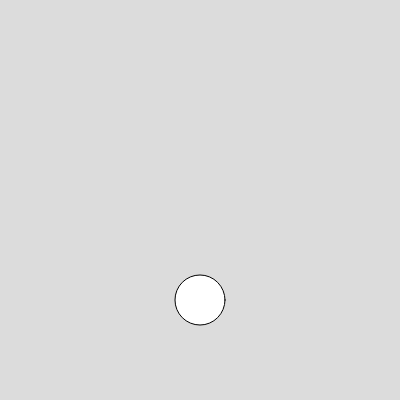
Frame 1 (no input)
Frame 60 (no input): identical to frame 1, image omitted
Frame 120 (the mouse pressed at the canvas centre since frame 60): identical to frame 1, image omitted

The p5.js sketch that drew this single still picture (run headless with seeded random() and noise() and a simulated clock; from frame 60 on, the mouse is pressed at the canvas centre):

// p5.js sketch
// ── sketch.js
function setup() {
  createCanvas(400, 400);
}

function draw() {
  background(220);
  circle(200, 300, 50)
}
